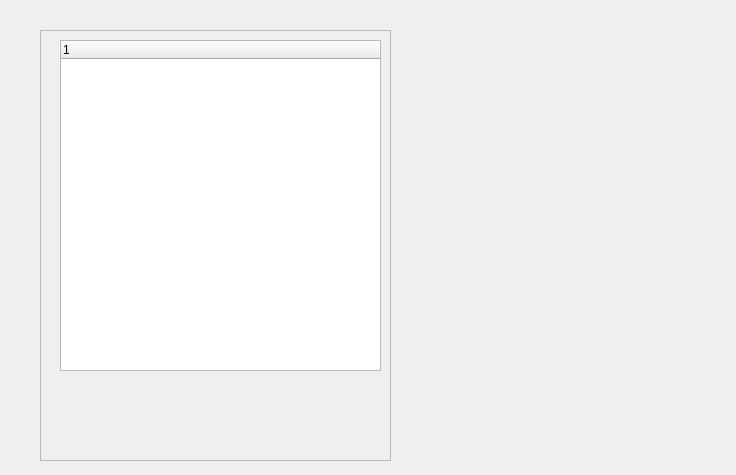
<?xml version="1.0" encoding="UTF-8"?>
<ui version="4.0">
 <class>GeneratePacket</class>
 <widget class="QDialog" name="GeneratePacket">
  <property name="geometry">
   <rect>
    <x>0</x>
    <y>0</y>
    <width>736</width>
    <height>475</height>
   </rect>
  </property>
  <property name="windowTitle">
   <string>Dialog</string>
  </property>
  <widget class="QFrame" name="frmAddPacket">
   <property name="geometry">
    <rect>
     <x>40</x>
     <y>30</y>
     <width>351</width>
     <height>431</height>
    </rect>
   </property>
   <property name="frameShape">
    <enum>QFrame::StyledPanel</enum>
   </property>
   <property name="frameShadow">
    <enum>QFrame::Raised</enum>
   </property>
   <widget class="QTreeWidget" name="trWidgetDissectedValue">
    <property name="geometry">
     <rect>
      <x>20</x>
      <y>10</y>
      <width>321</width>
      <height>331</height>
     </rect>
    </property>
    <column>
     <property name="text">
      <string notr="true">1</string>
     </property>
    </column>
   </widget>
  </widget>
 </widget>
 <resources/>
 <connections/>
</ui>
